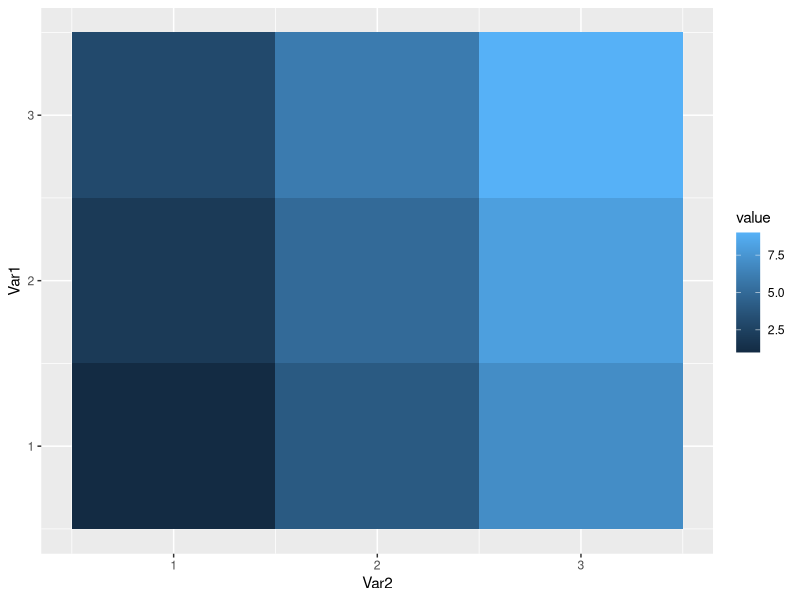
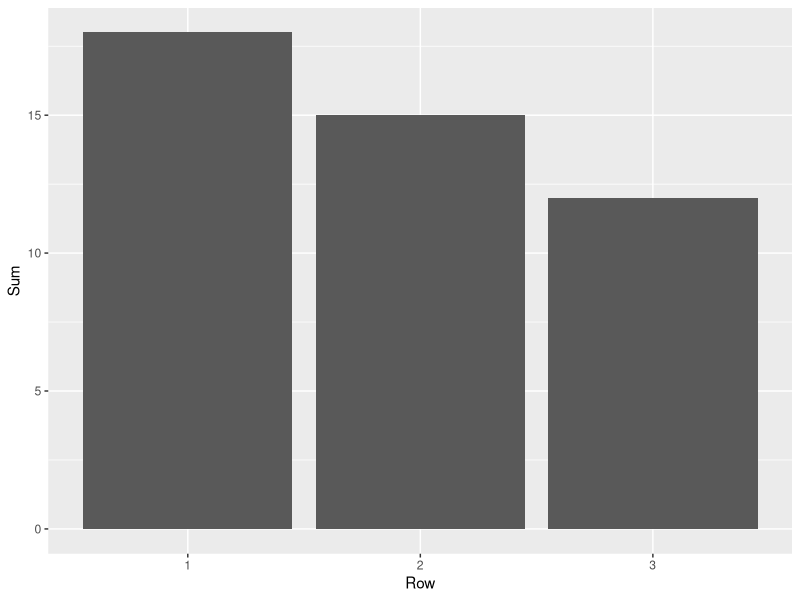

Write the R code that produced these figures, in order. (Note: this script raises an error after producing the figures.)
#Matrix Creation
matrix_A <- matrix(c(1, 2, 3, 4, 5, 6, 7, 8, 9), nrow = 3)
matrix_B <- matrix(c(9, 8, 7, 6, 5, 4, 3, 2, 1), nrow = 3)
print(matrix_A)
print(matrix_B)

#Matrix Manipulation
sum_matrix <- matrix_A + matrix_B
scaled_matrix <- matrix_A * 2

#Matrix Operations
transposed_A <- t(matrix_A)
product_matrix <- matrix_A * matrix_B
print(product_matrix)

#Matrix Statistics
sum_matrix_A <- sum(matrix_A)
mean_matrix_B <- mean(matrix_B)
sd_matrix_B <- sd(matrix_B)

#Visualization
library(ggplot2)

#Create a heatmap of matrix_A
library(ggplot2)
library(reshape2)
heatvalue <- melt(matrix_A)

# Create the heatmap
ggplot(heatvalue, aes(x = Var2, y = Var1, fill = value)) +
  geom_tile()

# Calculate row sums
row_sums_B <- rowSums(matrix_B)

# Create a data frame for plotting
df_B <- data.frame(Row = factor(1:3), Sum = row_sums_B)

# Create the bar plot
ggplot(df_B, aes(x = Row, y = Sum)) +
  geom_bar(stat = "identity")
#Display the visualizations
print(heatmap_plot)
print(barplot_plot)